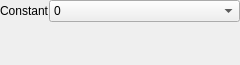
<?xml version="1.0" encoding="UTF-8"?>
<ui version="4.0">
 <class>ConstantPatternUI</class>
 <widget class="QWidget" name="ConstantPatternUI">
  <property name="geometry">
   <rect>
    <x>0</x>
    <y>0</y>
    <width>240</width>
    <height>65</height>
   </rect>
  </property>
  <property name="windowTitle">
   <string>Form</string>
  </property>
  <layout class="QFormLayout" name="formLayout">
   <property name="horizontalSpacing">
    <number>0</number>
   </property>
   <property name="verticalSpacing">
    <number>0</number>
   </property>
   <property name="leftMargin">
    <number>0</number>
   </property>
   <property name="topMargin">
    <number>0</number>
   </property>
   <property name="rightMargin">
    <number>0</number>
   </property>
   <property name="bottomMargin">
    <number>0</number>
   </property>
   <item row="0" column="0">
    <widget class="QLabel" name="label">
     <property name="text">
      <string>Constant</string>
     </property>
    </widget>
   </item>
   <item row="0" column="1">
    <widget class="QComboBox" name="constantComboBox">
     <item>
      <property name="text">
       <string>0</string>
      </property>
     </item>
     <item>
      <property name="text">
       <string>1</string>
      </property>
     </item>
    </widget>
   </item>
   <item row="2" column="1">
    <spacer name="verticalSpacer">
     <property name="orientation">
      <enum>Qt::Vertical</enum>
     </property>
     <property name="sizeHint" stdset="0">
      <size>
       <width>20</width>
       <height>40</height>
      </size>
     </property>
    </spacer>
   </item>
  </layout>
 </widget>
 <resources/>
 <connections/>
</ui>
